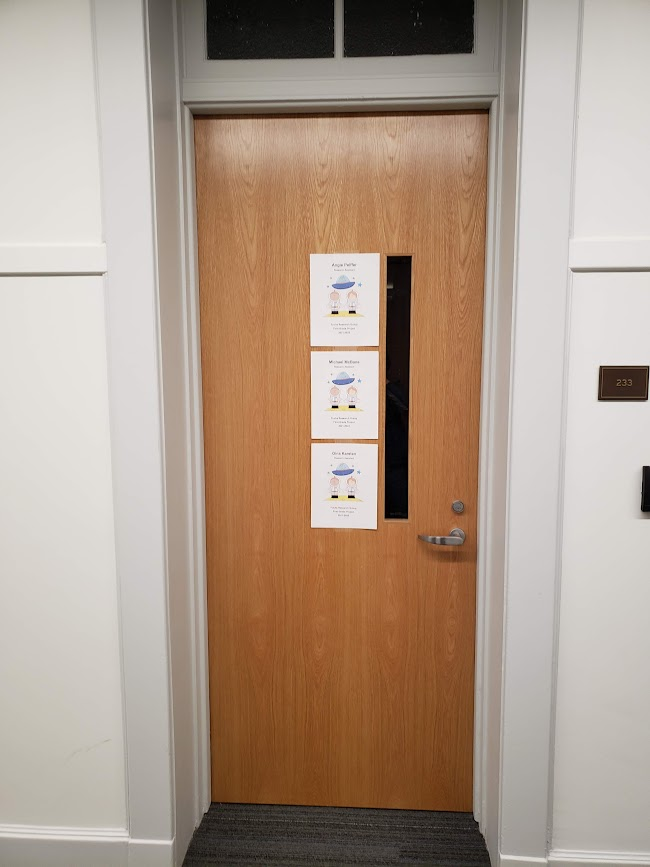
#> input picture images/door.jpg, 650 x 867 px
$ python watershed.py   (older library calls are emulated)
#> lines starting #> are read from the running program, lines starting #| are printed output that depends on the picture; after the words box and inside, x2 and y2 are one past the last pixel; in counts of white or black regions, pixels touching at a corner belong together
## watershed
##
## based on code from here: https://www.pyimagesearch.com/2015/11/02/watershed-opencv/
## uses watershed method for image segmentation
import sys
import cv2
from skimage.feature import peak_local_max
from skimage.segmentation import watershed
from scipy import ndimage
import numpy as np
import imutils


def main():

    # load the image and perform pyramid mean shift filtering
    # to aid the thresholding step
    path = './images/door.jpg'
    image = cv2.imread(path)
#> image is the input picture: shape (867, 650, 3); mean B, G, R 139.2, 154.8, 174.2
    image = cv2.resize(image, (2*256,2*256))
#> image: shape (512, 512, 3)
    shifted = cv2.pyrMeanShiftFiltering(image, 21, 51)

    # convert the mean shift image to grayscale, then apply
    # Otsu's thresholding
    gray = cv2.cvtColor(shifted, cv2.COLOR_BGR2GRAY)
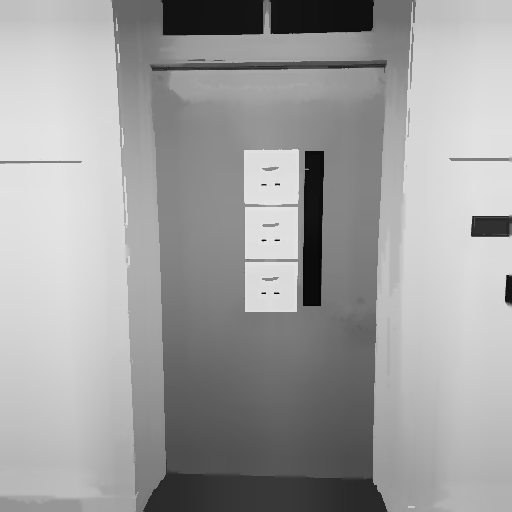
#> gray: shape (512, 512); min 6, max 228, mean 159.5
    thresh = cv2.threshold(gray, 0, 255,
    	cv2.THRESH_BINARY | cv2.THRESH_OTSU)[1]
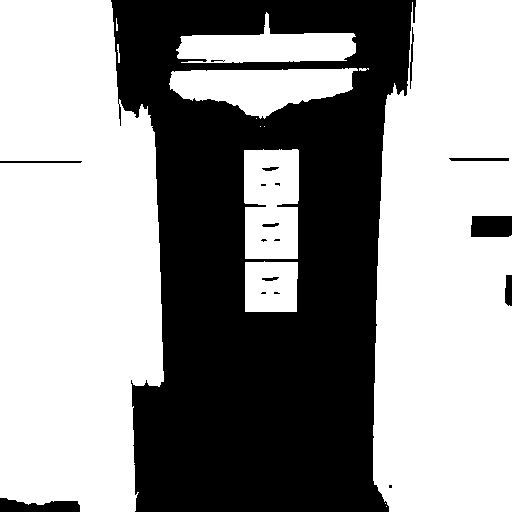
#> thresh: shape (512, 512); 59.4% white; 18 black regions (8 under 20 px), largest, box (x1, y1, x2, y2) and area: (111, 0, 416, 512) 103802, (471, 216, 512, 237) 848, (0, 498, 80, 512) 820
    # compute the exact Euclidean distance from every binary
    # pixel to the nearest zero pixel, then find peaks in this
    # distance map
    D = ndimage.distance_transform_edt(thresh)
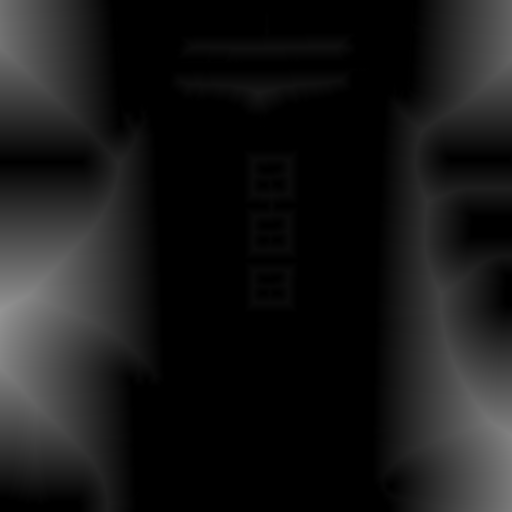
#> D: shape (512, 512) float64; min 0, max 148.1, mean 24.1
    localMax = peak_local_max(D, indices=False, min_distance=20,
    	labels=thresh)
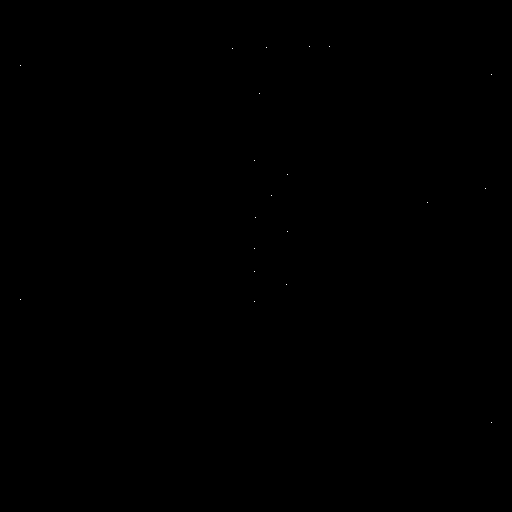
#> localMax: shape (512, 512) bool; 0.01% white in thin lines or dots, all inside (x1, y1, x2, y2) = (20, 46, 492, 423)
    # perform a connected component analysis on the local peaks,
    # using 8-connectivity, then appy the Watershed algorithm
    markers = ndimage.label(localMax, structure=np.ones((3, 3)))[0]
#> markers: shape (512, 512) int32; 21 distinct labels, from 0 to 20
    labels = watershed(-D, markers, mask=thresh)
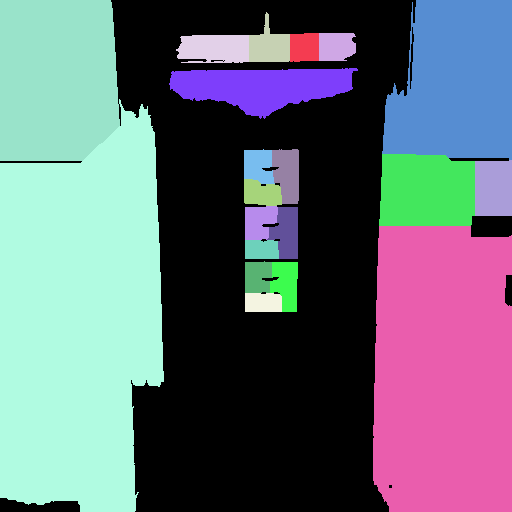
#> labels: shape (512, 512) int32; 21 distinct labels, from 0 to 20; one colour per label, 0 black
    print("[INFO] {} unique segments found".format(len(np.unique(labels)) - 1))
#| [INFO] 20 unique segments found

    # loop over the unique labels returned by the Watershed
    # algorithm
    for label in np.unique(labels):
        # if the label is zero, we are examining the 'background'
        # so simply ignore it
        if label == 0:
            continue
        # otherwise, allocate memory for the label region and draw
        # it on the mask
        mask = np.zeros(gray.shape, dtype="uint8")
        mask[labels == label] = 255
        # detect contours in the mask and grab the largest one
        cnts = cv2.findContours(mask.copy(), cv2.RETR_EXTERNAL,	cv2.CHAIN_APPROX_SIMPLE)
        cnts = imutils.grab_contours(cnts)
        c = max(cnts, key=cv2.contourArea)

        drawRect(c, image)
#> this loop made 21 passes
#> (rect in drawRect, wdt in drawRect, hgt in drawRect, area in drawRect, box in drawRect) on passes 2 to 7: (((304, 47), (28, 28), -90), 304, 47, 14288, [[318, 61], [290, 61], [290, 33], [318, 33]]), (((337, 46.5), (27, 36), -90), 337, 46.5, 15670.5, [[355, 60], [319, 60], [319, 33], [355, 33]]), (((269, 36.5), (49, 40), -90), 269, 36.5, 9818.5, [[289, 61], [249, 61], [249, 12], [289, 12]]), (((212, 48.5), (27, 72), -90), 212, 48.5, 10282, [[247, 61], [175, 61], [175, 34], [247, 34]]), (((59.5, 80), (160, 119), -90), 59.5, 80, 4760, [[118, 159], [0, 159], [0, 0], [118, 0]]), (((446.5, 79.5), (159, 129), -90), 446.5, 79.5, 35496.7, [[511, 158], [382, 158], [382, 0], [511, 0]])
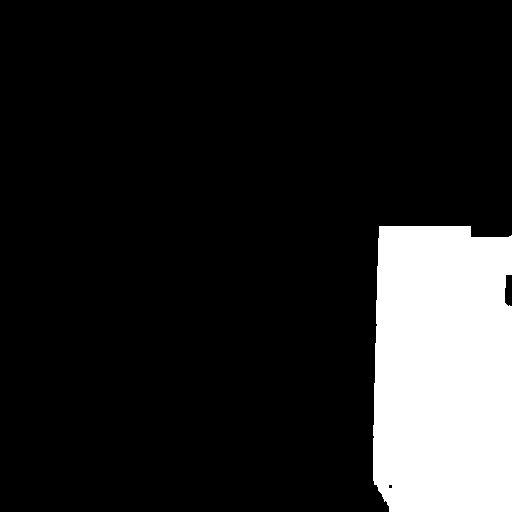
#> mask: shape (512, 512); 14.6% white; 1 white region, box (x1, y1, x2, y2) and area: (373, 226, 512, 512) 38211

    while True:
        #cv2.imshow("Input", image)
        cv2.imshow("Thresh", thresh)
        cv2.imshow("Output", image)
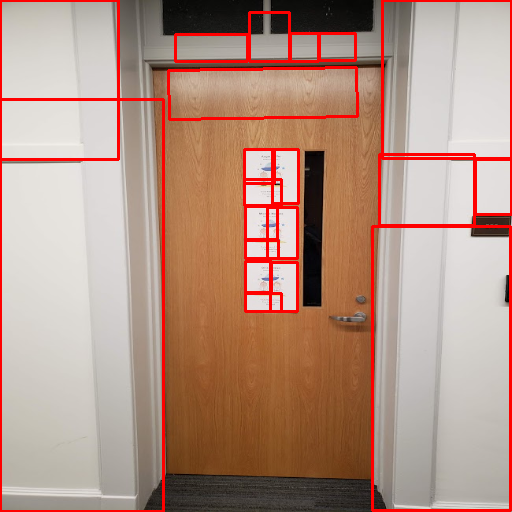
#> window 'Output': shape (512, 512, 3); mean B, G, R 130.9, 145.7, 179.1
        if cv2.waitKey(1) & (0xFF == 27 or 0xFF == ord('q')):break
#> (key q is pressed here)

def drawRect(c, img):
    rect = cv2.minAreaRect(c)
    #print(rect.size())
    size = rect[0]
    wdt = size[0]
    hgt = size[1]
    area = wdt*hgt;

    if True:#area > 0:
        box = cv2.boxPoints(rect)
        box = np.int0(box)
        cv2.drawContours(img,[box],0,(0,0,255),2)

## runs the program and displays system errors
if __name__ == "__main__":
    try:
        main()
    except:
        print("Unexpected error:", sys.exc_info()[0])
        cv2.destroyAllWindows()

$ run again, with images/testing.jpg copied over images/door.jpg
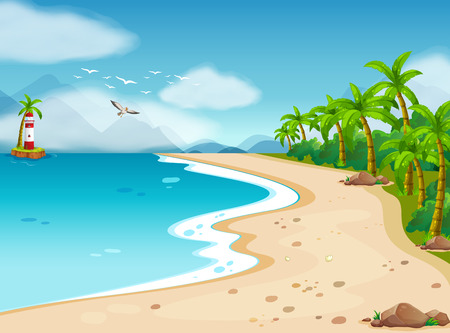
#> input picture images/testing.jpg, 450 x 333 px
#> in main, image is the input picture: shape (333, 450, 3); mean B, G, R 188.1, 199.5, 148.6
#> image: shape (512, 512, 3)
#> thresh: shape (512, 512); 54.4% white; 26 black regions (16 under 20 px), largest, box (x1, y1, x2, y2) and area: (0, 0, 512, 406) 116679, (421, 465, 512, 505) 2333, (377, 486, 394, 498) 159
#> localMax: shape (512, 512) bool; 0.01% white in thin lines or dots, all inside (x1, y1, x2, y2) = (20, 51, 492, 492)
#> markers: shape (512, 512) int32; 17 distinct labels, from 0 to 16
#> in main, `labels = watershed(-D, markers, mask=thresh)`:
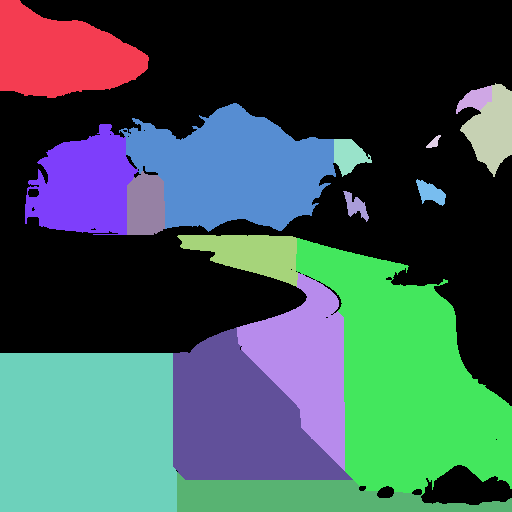
#> labels: shape (512, 512) int32; 17 distinct labels, from 0 to 16; one colour per label, 0 black
#| [INFO] 16 unique segments found
#> the loop in main, `for label in np.unique(labels): # if the label is zero, we are examini..` made 17 passes
#> (rect in drawRect, wdt in drawRect, hgt in drawRect, area in drawRect, box in drawRect) on passes 2 to 4: (((74, 48.5), (97, 148), -90), 74, 48.5, 3589, [[148, 97], [0, 97], [0, 0], [148, 0]]), (((473.8, 100.3), (40.75, 21.34), -14.04), 473.8, 100.3, 47521.7, [[456, 115], [451, 94], [491, 85], [496, 105]]), (((495, 128.2), (78.8, 56.6), -53.13), 495, 128.2, 63463.8, [[493, 176], [448, 142], [495, 79], [541, 113]])
#> in main, `cv2.imshow("Output", image)`:
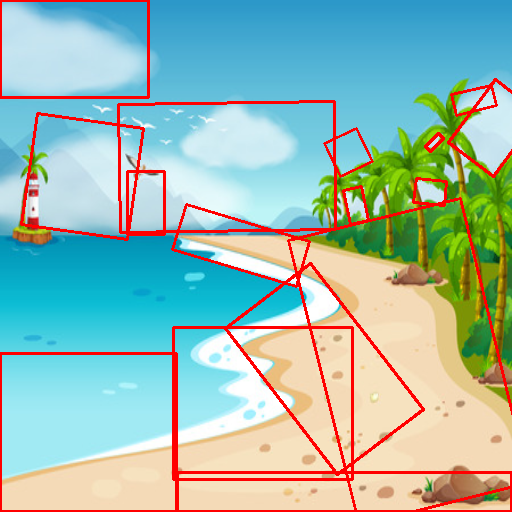
#> window 'Output': shape (512, 512, 3); mean B, G, R 176.4, 186.2, 154.5
